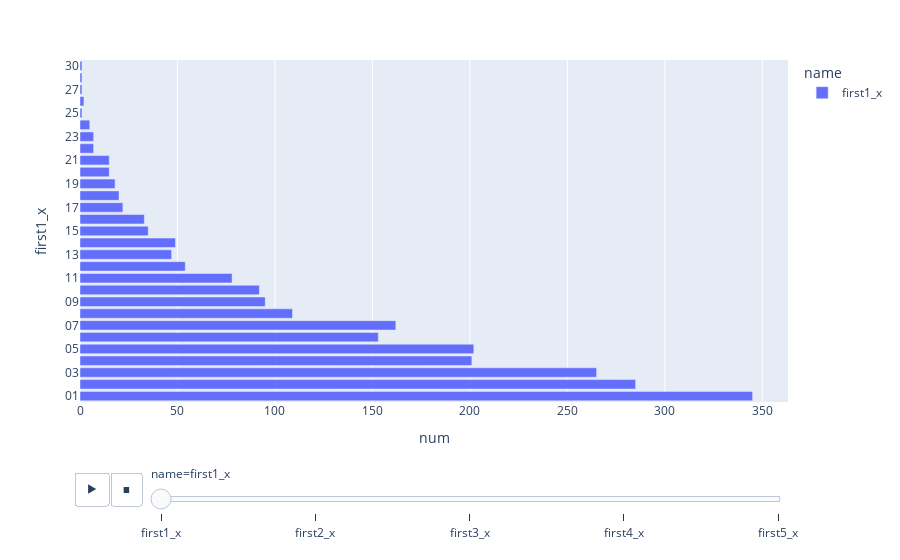

Notebook code for this chart:
### Code cell
import plotly.express as px
import pandas as pd
fig = px.bar(
    df,
    y="first1_x",
    x="num",
    animation_frame="name",
    color="name")
fig.show()

### Figure 1 — Plotly figure (JSON) as saved in the notebook; plotly's stock layout.template omitted (floating-point values rounded to 4 significant figures)
{"data": [{"alignmentgroup": "True", "hovertemplate": "name=first1_x<br>num=%{x}<br>first1_x=%{y}<extra></extra>", "legendgroup": "first1_x", "marker": {"color": "#636efa", "pattern": {"shape": ""}}, "name": "first1_x", "offsetgroup": "first1_x", "orientation": "h", "showlegend": true, "textposition": "auto", "type": "bar", "x": [345, 285, 265, 201, 202, 153, 162, 109, 95, 92, 78, 54, 47, 49, 35, 33, 22, 20, 18, 15, 15, 7, 7, 5, 1, 2, 1, 1, 1], "xaxis": "x", "y": ["01", "02", "03", "04", "05", "06", "07", "08", "09", "10", "11", "12", "13", "14", "15", "16", "17", "18", "19", "20", "21", "22", "23", "24", "25", "26", "27", "29", "30"], "yaxis": "y"}], "layout": {"barmode": "relative", "legend": {"title": {"text": "name"}, "tracegroupgap": 0}, "margin": {"t": 60}, "sliders": [{"active": 0, "currentvalue": {"prefix": "name="}, "len": 0.9, "pad": {"b": 10, "t": 60}, "steps": [{"args": [["first1_x"], {"frame": {"duration": 0, "redraw": true}, "fromcurrent": true, "mode": "immediate", "transition": {"duration": 0, "easing": "linear"}}], "label": "first1_x", "method": "animate"}, {"args": [["first2_x"], {"frame": {"duration": 0, "redraw": true}, "fromcurrent": true, "mode": "immediate", "transition": {"duration": 0, "easing": "linear"}}], "label": "first2_x", "method": "animate"}, {"args": [["first3_x"], {"frame": {"duration": 0, "redraw": true}, "fromcurrent": true, "mode": "immediate", "transition": {"duration": 0, "easing": "linear"}}], "label": "first3_x", "method": "animate"}, {"args": [["first4_x"], {"frame": {"duration": 0, "redraw": true}, "fromcurrent": true, "mode": "immediate", "transition": {"duration": 0, "easing": "linear"}}], "label": "first4_x", "method": "animate"}, {"args": [["first5_x"], {"frame": {"duration": 0, "redraw": true}, "fromcurrent": true, "mode": "immediate", "transition": {"duration": 0, "easing": "linear"}}], "label": "first5_x", "method": "animate"}], "x": 0.1, "xanchor": "left", "y": 0, "yanchor": "top"}], "updatemenus": [{"buttons": [{"args": [null, {"frame": {"duration": 500, "redraw": true}, "fromcurrent": true, "mode": "immediate", "transition": {"duration": 500, "easing": "linear"}}], "label": "&#9654;", "method": "animate"}, {"args": [[null], {"frame": {"duration": 0, "redraw": true}, "fromcurrent": true, "mode": "immediate", "transition": {"duration": 0, "easing": "linear"}}], "label": "&#9724;", "method": "animate"}], "direction": "left", "pad": {"r": 10, "t": 70}, "showactive": false, "type": "buttons", "x": 0.1, "xanchor": "right", "y": 0, "yanchor": "top"}], "xaxis": {"anchor": "y", "domain": [0, 1], "title": {"text": "num"}}, "yaxis": {"anchor": "x", "domain": [0, 1], "title": {"text": "first1_x"}}}}
